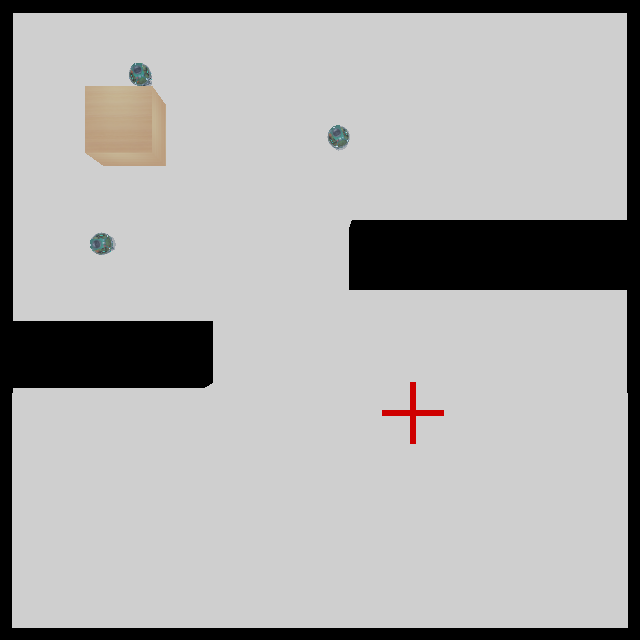
#> input picture controllers/swarm_supervisor/Environment.png, 640 x 640 px, found by its file name
$ python camera_Image.py
#> lines starting #> are read from the running program, lines starting #| are printed output that depends on the picture; after the words box and inside, x2 and y2 are one past the last pixel; in counts of white or black regions, pixels touching at a corner belong together; long printed decimals are rounded
import cv2
import numpy as np
from scipy import ndimage
from matplotlib import pyplot as plt
from mpl_toolkits.mplot3d import Axes3D
from matplotlib import cm
from swarm_supervisor_calculation import *
# from PIL import Image
# import ImageDraw


RESOLUTION = 640
SIZE = 2
Box_D = 0.2
goal_position = [20, 120]
sum = []
k = 0
esp = 10**(-10)

def transfer_to_baw_image(path):
    image = cv2.imread(path)
#> image is the input picture: shape (640, 640, 3); mean B, G, R 172.8, 173.2, 173.9
    # cv2.imshow("image", image)
    gray = cv2.cvtColor(image, cv2.COLOR_BGR2GRAY)
    (thresh, blackAndWhiteImage) = cv2.threshold(gray, 60, 255, cv2.THRESH_BINARY) ## 0 is black, 1 is white
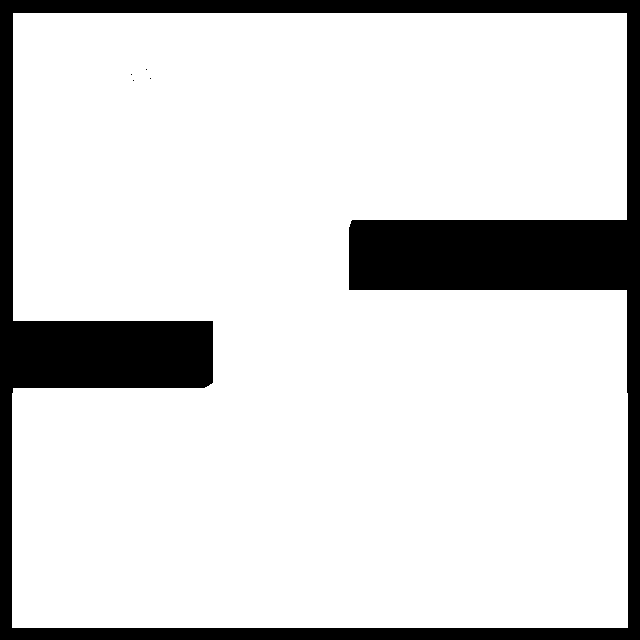
#> blackAndWhiteImage: shape (640, 640); 84.3% white; 5 black regions (4 under 20 px), largest, box (x1, y1, x2, y2) and area: (0, 0, 640, 640) 64346
    cv2.imwrite("Black_white_image.png", blackAndWhiteImage)
    cv2.waitKey(0)
    return blackAndWhiteImage

def plot_transfer_to_baw_image(path):
    image = cv2.imread(path)
    gray = cv2.cvtColor(image, cv2.COLOR_BGR2GRAY)
    (thresh, blackAndWhiteImage) = cv2.threshold(gray, 60, 255, cv2.THRESH_BINARY)
    # cv2.imshow('Original image',image)
    # cv2.imshow('Gray image', gray)
    cv2.imshow('Black white image', blackAndWhiteImage)
    cv2.waitKey(0)
    cv2.destroyAllWindows()
    return blackAndWhiteImage


def repulsive(image_array, nu, threshold_repulsive,goal_position):
    distance_array = ndimage.distance_transform_edt(image_array)
    normal_array = (distance_array/30)+1
    # print("normal_array: ", normal_array[70])
    # normal_array = SIZE/RESOLUTION*distance_array
    repulsize = nu * (1/normal_array - 1/threshold_repulsive)**2
    # repulsize[normal_array != 1] = repulsize[normal_array] + 1
    repulsize[ normal_array > threshold_repulsive] = 0
    goal_position = [int(round(goal_position[0])), int(round(goal_position[1]))]
    repulsize[goal_position[0]][goal_position[1]]=0
    return repulsize

def attractive(output, goal_position, omega):
    x = np.arange(0, output.shape[0], 1)
    y = np.arange(0, output.shape[1], 1)
    yy1, xx1 = np.meshgrid(x, y)
    goal_position = [int(round(goal_position[0])), int(round(goal_position[1]))]
    attractive = omega * ((xx1-goal_position[0])**2+(yy1-goal_position[1])**2)
    return attractive

def resize(blackAndWhiteImage, percent):
#> called with percent = 25
    image = blackAndWhiteImage
    scale_percent = percent
    # calculate the 50 percent of original dimensions
    width = int(image.shape[1] * scale_percent / 100)
#> width = 160
    height = int(image.shape[0] * scale_percent / 100)
#> height = 160
    dsize = (width, height)
#> dsize = (160, 160)
    output = cv2.resize(image, dsize)
    return output

def field_creation(path, goal_position):
    print("c")
    print(path)
    blackAndWhiteImage = transfer_to_baw_image(path)
    output = resize(blackAndWhiteImage, 25)
    output[output > 0] = 1
    distance_array = ndimage.distance_transform_edt(output)
    rep = repulsive(output, 400, 2, goal_position)
    att = attractive(output, goal_position, 1/100)
    field = rep + att
    return field, att, rep, distance_array

def distance_cost(position_A, position_B):
    distance_twoPosition = np.sqrt(pow((position_A[0] - position_B[0]), 2) + pow((position_A[1] - position_B[1]), 2))
    return distance_twoPosition

if __name__ == '__main__':
    path = 'C:/Users/Administrator/PycharmProjects/APF_MSAA/APF_MSAA_PYTHON/new_obstacle_environment_version2/controllers/swarm_supervisor/Environment.png'
    # path = 'C:/Users/Administrator/PycharmProjects/APF_path planning/new_obstacle_environment_version2/controllers/swarm_supervisor/Environment.png'
    blackAndWhiteImage = transfer_to_baw_image(path)
    output = resize(blackAndWhiteImage, 25)
    output[output > 0] = 1
#> output: shape (160, 160); values 0 (black) and 1 (white), 84.7% white; 1 black region, box (x1, y1, x2, y2) and area: (0, 0, 160, 160) 3921
    x = np.arange(0, output.shape[0], 1)
#> x = 160 values from 0 to 159
    y = np.arange(0, output.shape[1], 1)
#> y = 160 values from 0 to 159
    yy1, xx1 = np.meshgrid(x, y)
    rep = repulsive(output, 400, 3, goal_position)
#> in repulsive, `distance_array = ndimage.distance_transform_edt(image_array)`:
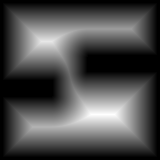
#> distance_array: shape (160, 160) float64; min 0, max 43, mean 13.1; drawn with min black and max white
#> in repulsive, `repulsize = nu * (1/normal_array - 1/threshold_repulsive)**2`:
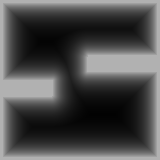
#> repulsize: shape (160, 160) float64; min 2.41, max 177.8, mean 78
#> in repulsive, `repulsize[goal_position[0]][goal_position[1]]=0`: repulsize: shape (160, 160) float64; under 0.01% of pixels changed, all inside (x1, y1, x2, y2) = (120, 20, 121, 21)
    # print(rep[60])
    att = attractive(output, goal_position, 1/100)
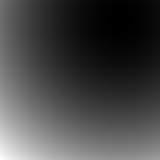
#> att: shape (160, 160) float64; min 0, max 337.2, mean 94.5; drawn with min black and max white
    # print(rep[60][40])
    # print(rep[60][24])

    z = rep + att
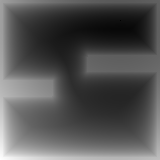
#> z: shape (160, 160) float64; min 0, max 515, mean 172.5; drawn with min black and max white

    print(z[61][21])
#| 145.937
    print(z[106][44])
#| 201.164
    print(z[104][45])
#| 210.036
    print(z[103][46])
#| 214.844
    print(z[99][50])
#| 244.009


    # [5 lines of commented-out code are left out]
    fig = plt.figure()
    ax3 = plt.axes(projection='3d')
    ax3.plot_surface(xx1, yy1, z, rstride=1, cstride=1, cmap=cm.cool)
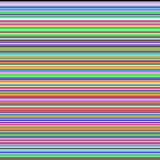
#> xx1: shape (160, 160) int64; 160 distinct labels, from 0 to 159; one colour per label, 0 black
    plt.show()
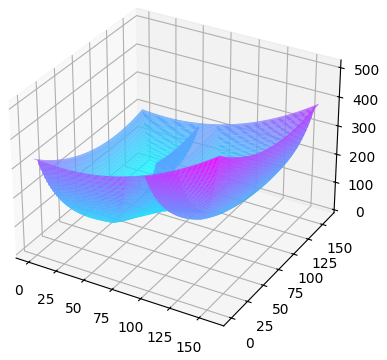
#> figure drawn by matplotlib, 1 panel
